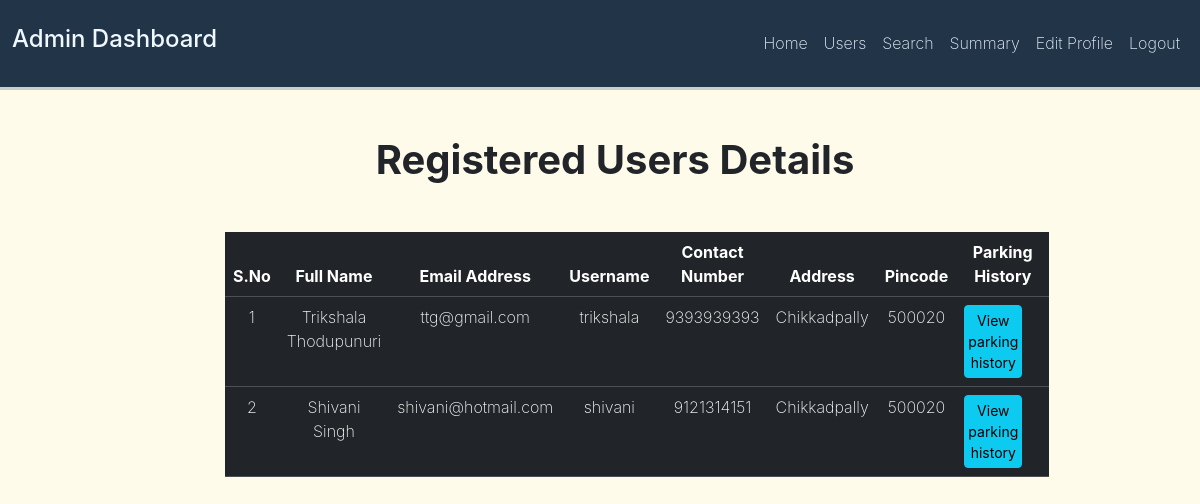
Before: /admin/users (signed in) with the older database file.
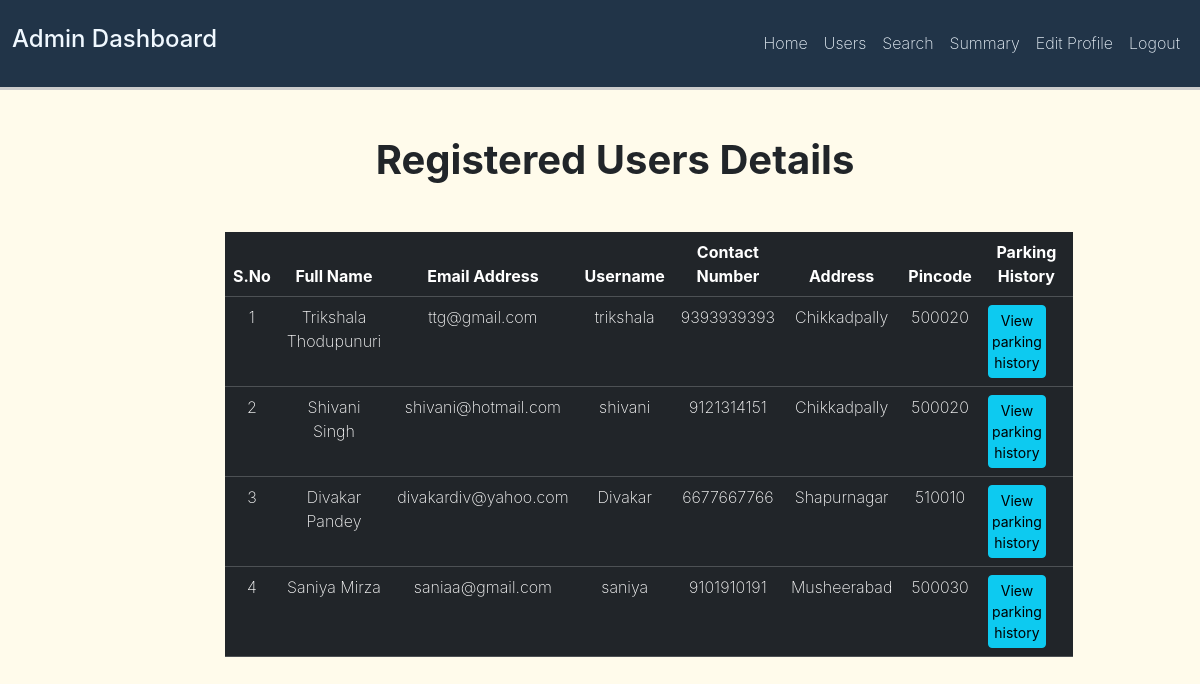
After: the same page with the newer database file.
### vehicle/models.py (models this page shows, shortened)
class User(db.Model, UserMixin):
    id = db.Column(db.Integer(), primary_key = True)
    first_name = db.Column(db.String(50), nullable = False)
    last_name = db.Column(db.String(50), nullable = False)
    email_address =  db.Column(db.String(length=60), nullable = False, unique = True)
    username = db.Column(db.String(length=20), nullable = False, unique = True)
    password_hash = db.Column(db.String(length=30), nullable = False)
    contact_number = db.Column(db.String(10), nullable= True, unique = True)
    address = db.Column(db.String(length=100), nullable = False)
    pincode = db.Column(db.String(6), nullable = False)
    is_admin = db.Column(db.Boolean(), default = 0)
    reservations = db.relationship('Reservation', backref = 'user', lazy = True)
    @property
    def password(self):
        return self.password_hash
    @property
    def full_name(self):
        return f"{self.first_name} {self.last_name}"

### vehicle/controllers/routes.py (the view)
@app.route('/admin/users')
@login_required
@admin_required
def display_users():
    users = User.query.filter_by(is_admin= False).all()
    return render_template('admin_dashboard/display_users.html', user = current_user, users = users)

### vehicle/__init__.py (called while the page is built)
@login_manager.user_loader
def load_user(user_id):
    return User.query.get(int(user_id))

### vehicle/controllers/routes.py (called while the page is built)
def admin_required(f):
    @wraps(f)
    def decorated_function(*args, **kwargs):
        if not current_user.is_authenticated:
            return redirect(url_for('login_page'))
        if not current_user.is_admin:
            flash(f'You do not have permission to access this page!',category='danger')
            return redirect(url_for('user_home'))
        return f(*args, **kwargs)
    return decorated_function

### vehicle/templates/admin_dashboard/display_users.html (shortened to what this page needs)
{% extends "base.html" %}
{% block content %}
<div class="table-hover d-flex justify-content-center" style="margin-top: 30px; margin-left: 30px;">
    <div class="col-8 text-center">
        <h1 class="text-center mt-3 mb-4">Registered Users Details</h1>
        <br>
        <table class="table table-hover table-dark">
            <thead>
                <tr>
                    <th scope="col">S.No</th>
                    <th scope="col">Full Name</th>
                    <th scope="col">Email Address</th>
                    <th scope="col">Username</th>
                    <th scope="col">Contact Number</th>
                    <th scope="col">Address</th>
                    <th scope="col">Pincode</th>
                    <th scope="col">Parking History</th>
                </tr>
            </thead>
            <tbody>
                {% for user in users %}
                <tr>
                    <td>{{ loop.index }}</td>
                    <td>{{user.full_name}}</td>
                    <td>{{user.email_address}}</td>
                    <td>{{user.username}}</td>
                    <td>{{user.contact_number}}</td>
                    <td>{{user.address}}</td>
                    <td>{{user.pincode}}</td>
                    <td><a href = "{{ url_for('user_parking_history', user_id=user.id) }}" class="btn btn-info btn-sm">View parking history</a></td>
                </tr>
                {% endfor %}
            </tbody>
        </table>
    </div>
</div>
{% endblock %}

### vehicle/templates/base.html (shortened to what this page needs)
<!DOCTYPE html>
<html lang="en">
<head>
    <link href="https://cdn.jsdelivr.net/npm/bootstrap@5.3.6/dist/css/bootstrap.min.css" rel="stylesheet"
>
    <link rel="stylesheet" href="{{url_for('static', filename = 'style.css')}}" />
<body>
    <nav class="navbar navbar-expand-lg">
        <div class="container-fluid">
            {% if current_user.is_authenticated %}
            {% if current_user.is_admin %}
            <a class="navbar-brand" href="{{url_for('admin_home')}}"><h4>Admin Dashboard</h4></a>
            {% else %}
            <a class="navbar-brand" href="{{url_for('user_home')}}"><h4>User Dashboard</div>h4></a>
            {% endif %}
            {% else %}
            <a class="navbar-brand" href="{{url_for('welcome')}}"> <h4>Vehicle Parking Application</h4></a>
            {% endif %}
            <div class="collapse navbar-collapse" id="navbarSupportedContent">
                <ul class="navbar-nav ms-auto mb-2 mb-lg-0">
                    {% if current_user.is_authenticated %}
                    {% if current_user.is_admin %}
                    <li class="nav-item">
                        <a class="nav-link active" href="{{url_for('admin_home')}}">Home</a>
                    </li>
                    <li class="nav-item">
                        <a class="nav-link" href="{{url_for('display_users')}}">Users</a>
                    </li>
                    <li class="nav-item">
                        <a class="nav-link" href="{{url_for('admin_search')}}">Search</a>
                    </li>
                    <li class="nav-item">
                        <a class="nav-link" href="{{url_for('admin_summary')}}">Summary</a>
                    </li>
                    <li class="nav-item">
                        <a class="nav-link" href="{{url_for('edit_admin_profile')}}">Edit Profile</a>
                    </li>
                    {% endif %}
                    <li class="nav-item">
                        <a class="nav-link" href="{{url_for('logout_page')}}">Logout</a>
                    </li>
                    {% endif %}
                </ul>
            </div>
        </div>
    </nav>
    {%block content%}
    {% endblock %}
</body>
</html>

### vehicle/static/style.css (style rules this page uses)
body { background-color: #FFFBEB; font-family: "Inter", sans-serif; font-optical-sizing: auto; font-weight: 200; font-style: normal; }
h1 { font-weight: bold; }
.navbar { width: 100%; padding-top: 20px; padding-bottom: 20px; background-color: #213448; }
.navbar .nav-link, .navbar .navbar-brand, li { color: aliceblue !important; }
nav { border-bottom: 3px solid #ccc; border-top: 0px; border-left: 0px; border-right: 0px; width: fit-content; }
.btn { padding-left: 4%; padding-right: 4%; margin-right: 25px; align-items: center; }

Changed rows visible on the page:
added User: full_name "Divakar Pandey", email_address "divakardiv@yahoo.com", username "Divakar", contact_number "6677667766", address "Shapurnagar", pincode "510010"
added User: full_name "Saniya Mirza", email_address "saniaa@gmail.com", username "saniya", contact_number "9101910191", address "Musheerabad", pincode "500030"
